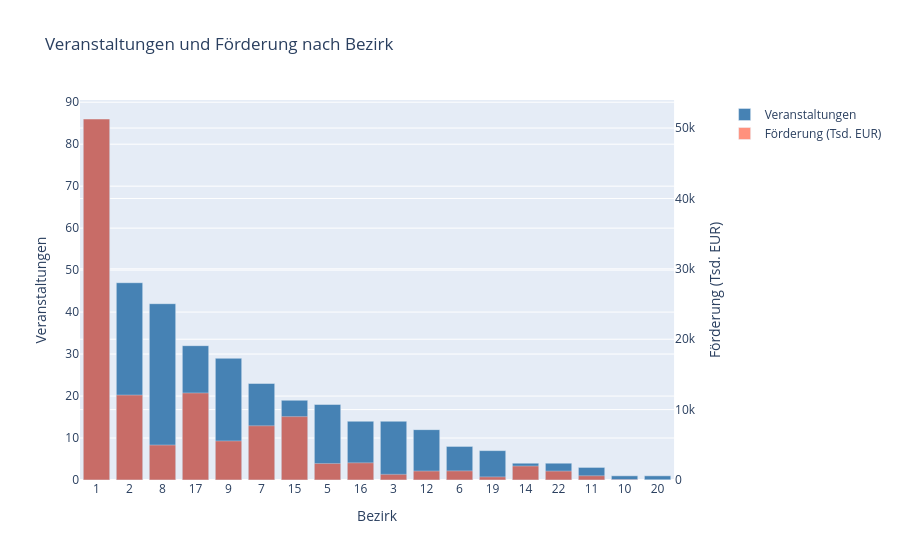

The cell this chart's notebook holds for it:
### Code cell
cruce_plot = cruce3[cruce3['Bezirk'].apply(lambda x: str(x).isdigit())].copy()
cruce_plot['Bezirk'] = cruce_plot['Bezirk'].astype(str)
cruce_plot = cruce_plot.sort_values('Eventos', ascending=False)

fig3 = make_subplots(specs=[[{"secondary_y": True}]])
fig3.add_trace(go.Bar(name='Veranstaltungen', x=cruce_plot['Bezirk'], y=cruce_plot['Eventos'], marker_color='steelblue'), secondary_y=False)
fig3.add_trace(go.Bar(name='Förderung (Tsd. EUR)', x=cruce_plot['Bezirk'], y=cruce_plot['EUR']/1000, marker_color='tomato', opacity=0.7), secondary_y=True)
fig3.update_layout(barmode='group', title='Veranstaltungen und Förderung nach Bezirk', xaxis_title='Bezirk')
fig3.update_yaxes(title_text='Veranstaltungen', secondary_y=False)
fig3.update_yaxes(title_text='Förderung (Tsd. EUR)', secondary_y=True)

### Figure 1 — Plotly figure (JSON) as saved in the notebook; plotly's stock layout.template omitted (floating-point values rounded to 4 significant figures)
{"data": [{"marker": {"color": "steelblue"}, "name": "Veranstaltungen", "type": "bar", "x": ["1", "2", "8", "17", "9", "7", "15", "5", "16", "3", "12", "6", "19", "14", "22", "11", "10", "20"], "xaxis": "x", "y": [86, 47, 42, 32, 29, 23, 19, 18, 14, 14, 12, 8, 7, 4, 4, 3, 1, 1], "yaxis": "y"}, {"marker": {"color": "tomato"}, "name": "Förderung (Tsd. EUR)", "opacity": 0.7, "type": "bar", "x": ["1", "2", "8", "17", "9", "7", "15", "5", "16", "3", "12", "6", "19", "14", "22", "11", "10", "20"], "xaxis": "x", "y": [51290.0, 12070.0, 4968.0, 12370.0, 5554.0, 7706.0, 9006.0, 2346.0, 2444.0, 803.3, 1273.0, 1296.0, 442.0, 1987.0, 1268.0, 605.3, 60.0, 0.0], "yaxis": "y2"}], "layout": {"barmode": "group", "title": {"text": "Veranstaltungen und Förderung nach Bezirk"}, "xaxis": {"anchor": "y", "domain": [0, 0.94], "title": {"text": "Bezirk"}}, "yaxis": {"anchor": "x", "domain": [0, 1], "title": {"text": "Veranstaltungen"}}, "yaxis2": {"anchor": "x", "overlaying": "y", "side": "right", "title": {"text": "Förderung (Tsd. EUR)"}}}}
